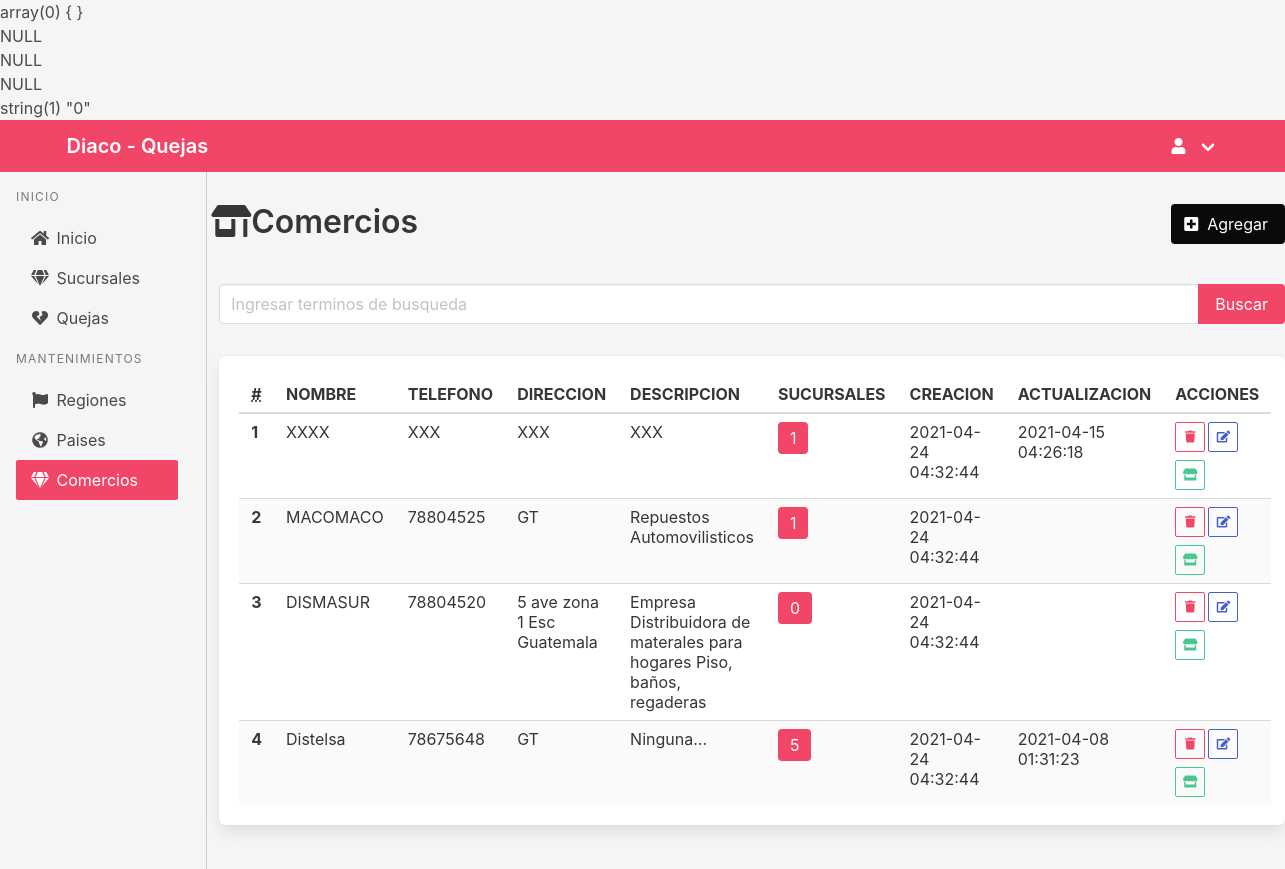
Page /admin/comercios/index.php on the committed database.
### tables this page shows
CREATE TABLE `Comercio` (
  `idComercio` int(11) NOT NULL,
  `nombre` varchar(75) NOT NULL,
  `descripcion` varchar(255) DEFAULT NULL,
  `telefono` varchar(10) DEFAULT NULL,
  `direccion` varchar(255) DEFAULT NULL,
  `creacion` timestamp NULL DEFAULT CURRENT_TIMESTAMP,
  `actualizacion` timestamp NULL DEFAULT NULL ON UPDATE CURRENT_TIMESTAMP
);

### modelos/Comercio.php (called while the page is built, shortened)
<?php
require_once($_SERVER['DOCUMENT_ROOT'] .'/utilidades/DataBase.php');
class Comercio {
	private $db;
	function __construct(){
		$this->db = new DataBase();
	}
	public function list(){
		$query = 'SELECT p.*, (
			select count(1) from Sucursal as s  where s.idComercio = p.idComercio ) as sucursales  FROM Comercio as p ORDER BY idComercio DESC';
		return $this->db->queryResult($query);
	}
}
?>

### utilidades/DataBase.php (called while the page is built, shortened)
<?php
class DataBase{
	private $user="uwq5bha6eudzxzui";
	private $pass="m3IePasyAZZsHJ9EEung";
	private $host="bvvzaqa05oaftfot1xt5-mysql.services.clever-cloud.com";
	private $db="bvvzaqa05oaftfot1xt5";
	private $con;
    function __construct(){
        $this->con = @new \mysqli($this->host,$this->user,$this->pass,$this->db);
    }
    public function queryResult($query){
        if(($result = $this->con->query($query))){
            $res = array();
            while($row = $result->fetch_assoc())
                $res[] = $row;
        }else{
            echo 'No se Pudo Realizar la consulta: ' . $query . " Error: " .$this->con->error;
            exit;
        }
        return $res;
    }
}
?>

### admin/comercios/index.php (the view, shortened to what this page needs)
<?php
include($_SERVER['DOCUMENT_ROOT'] . '/utilidades/Sesion.php');
require_once($_SERVER['DOCUMENT_ROOT'] . '/modelos/Comercio.php');
if (isset($_POST["del"]) && $_POST["del"] == "1") {
    $comercio = new Comercio();
    $comercio->id = $_POST["pID"];
    if ($comercio->delete()) {
        echo '<script>alert("Comercio eliminado Correctamente...");window.location.href = ""; </script>';
    }
} else {
    $comercio = new Comercio();
    if (isset($_GET["busqueda"]) && $_GET["busqueda"] != "") {
        $busqueda = $_GET['busqueda'];
        $lista = $comercio->busqueda($busqueda);
    } else {
        $lista = $comercio->list();
    }
}
?>
<!DOCTYPE html>
<html lang="es" style="height: 100%;">
<head>
    <link rel="stylesheet" href="https://cdn.jsdelivr.net/npm/bulma@0.9.2/css/bulma.min.css" />
    <link rel="stylesheet" href="https://cdnjs.cloudflare.com/ajax/libs/font-awesome/5.15.3/css/all.min.css" />
</head>
<body class="has-background-light" style="height: 100%;">
    <?php include('../templates/navbar.php'); ?>
    <div class="columns is-desktop">
        <div class="column  is-2  has-background-light">
            <?php include('../templates/sidenav.php'); ?>
        </div>
        <div class="column is-10 has-background-light" style="border-left: 1px solid #ccc;">
            <div class="container" style="padding: 2em  0;">
                <div class="columns is-desktop">
                    <div class="column is-6 ">
                        <h1 class="title is-3">
                            <span class="icon ">
                                <i class="fas fa-store-alt"></i>
                            </span>
                            <span>Comercios</span>
                        </h1>
                    </div>
                    <div class="column is-6 " style="text-align:right;">
                        <a href="crear.php" class="button is-black" title="Agregar un comercio">
                            <span class="icon is-small">
                                <i class="fas fa-plus-square"></i>
                            </span>
                            <span>Agregar</span>
                        </a>
                    </div>
                </div>
                <div class="">
                    <form action="" method="GET" style="padding: 1em 0;">
                        <div class="field has-addons ">
                            <div class="control  is-expanded">
                                <input class="input" type="text" placeholder="Ingresar terminos de busqueda" autofocus name="busqueda" value="<?php echo isset($busqueda) ? $busqueda : ''; ?>" />
                            </div>
                            <div class="control">
                                <input class="button is-danger" value="Buscar" type="submit">
                            </div>
                        </div>
                    </form>
                </div>
                <div class="box">
                    <table class="table is-striped is-hoverable is-fullwidth">
                        <thead>
                            <tr>
                                <th><abbr title="Position">#</abbr></th>
                                <th>NOMBRE</th>
                                <th>TELEFONO</th>
                                <th>DIRECCION</th>
                                <th>DESCRIPCION</th>
                                <th>SUCURSALES</th>
                                <th>CREACION</th>
                                <th>ACTUALIZACION</th>
                                <th>ACCIONES</th>
                            </tr>
                        </thead>
                        <tbody>
                            <?php if (isset($lista) && count($lista) >  0) { ?>
                                <?php $index = 1;
                                foreach ($lista as $value) { ?>
                                    <tr>
                                        <th>
                                            <?php echo $index; ?>
                                        </th>
                                        <td>
                                            <?php echo $value["nombre"]; ?>
                                        </td>
                                        <td>
                                            <?php echo $value["telefono"]; ?>
                                        </td>
                                        <td>
                                            <?php echo $value["direccion"]; ?>
                                        </td>
                                        <td>
                                            <?php echo $value["descripcion"]; ?>
                                        </td>
                                        <td>
                                            <span class="tag is-danger is-medium"> <?php echo $value["sucursales"]; ?></span>
                                        </td>
                                        <td>
                                            <?php echo $value["creacion"]; ?>
                                        </td>
                                        <td>
                                            <?php echo $value["actualizacion"]; ?>
                                        </td>
                                        <td>
                                            <div class="buttons are-small">
                                                <form method="POST" action="" style="padding-right: .2em; margin-bottom: 0">
                                                    <button class="button is-danger is-outlined" title="Eliminar" type="submit" onclick="return confirm('Esta seguro de eliminar el registro?');">
                                                        <span class="icon is-small ">
                                                            <i class="fas fa-trash"></i>
                                                        </span>
                                                    </button>
                                                </form>
                                                <form method="POST" action="crear.php" style="padding-right: .2em; margin-bottom: 0">
                                                    <button class="button is-link is-outlined" title="Actualizar">
                                                        <span class="icon is-small">
                                                            <i class="fas fa-edit"></i>
                                                        </span></button>
                                                </form>
                                                <a href="/admin/comercios/sucursales?comercio=<?php echo $value['idComercio']; ?>" class="button is-success is-outlined" title="Sucusales">
                                                    <span class="icon is-small">
                                                        <i class="fas fa-store"></i>
                                                    </span></a>
                                            </div>
                                        </td>
                                    </tr>
                                <?php $index++;
                                } ?>
                            <?php } ?>
                        </tbody>
                    </table>
                </div>
            </div>
        </div>
    </div>
</body>
</html>

### rows in the picture
comercio: nombre "XXXX", telefono "XXX", direccion "XXX", descripcion "XXX", sucursales "1", creacion "2021-04-24 04:32:44", actualizacion "2021-04-15 04:26:18"
comercio: nombre "MACOMACO", telefono "78804525", direccion "GT", descripcion "Repuestos Automovilisticos", sucursales "1", creacion "2021-04-24 04:32:44"
comercio: nombre "DISMASUR", telefono "78804520", direccion "5 ave zona 1 Esc Guatemala", descripcion "Empresa Distribuidora de materales para hogares Piso, baños, regaderas", sucursales "0", creacion "2021-04-24 04:32:44"
comercio: nombre "Distelsa", telefono "78675648", direccion "GT", descripcion "Ninguna...", sucursales "5", creacion "2021-04-24 04:32:44", actualizacion "2021-04-08 01:31:23"
